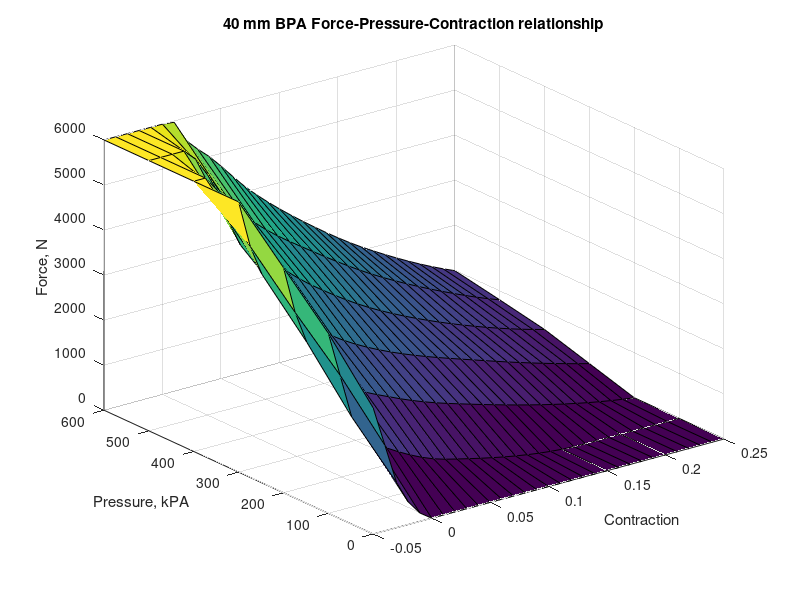
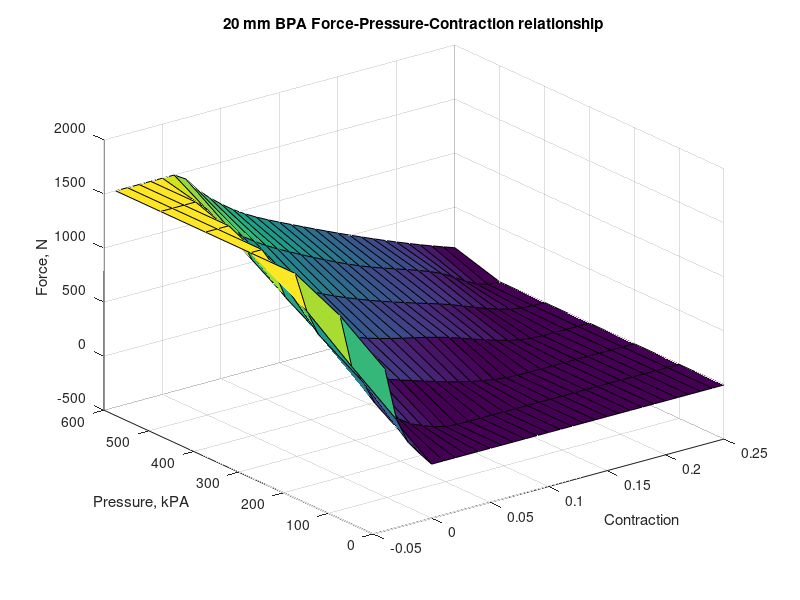

Write MATLAB code to recreate these figures, in order.
%% Create Festo force lookup tables based on their datasheets
X = linspace(0,600,7); %Pressure for interpolation

%% 40mm dia BPA
Y1 = linspace(-0.05,0.25,31);   %Contraction percent for interpolation
FestoLookup40 = zeros(size(X,2),size(Y1,2));
x40_1 = [-0.05 -0.04, -0.03, -.02 0]';
y40_1 = [2800   1900, 1000,   500 0]';   %0 kPa results
x40_2 = [-0.05 -.04  -.03  -0.01   0    0.05 0.17]';
y40_2 = [4000   3000  2000  1300  1100  500     0]';    %100 kPa results
x40_3 = [-0.05 -.03 -.01 0    0.04 0.09 0.25]';
y40_3 = [5000  3200 2500 2100 1500 1000    0]';    %200 kPa results
x40_4 = [-.05 -.03, -.02 .005 0.06 0.16, .25]';
y40_4 = [6000  4250 3900 3000 2000 1000, 300]';    %300 kPa results
x40_5 = [-.05 -.039 -.01 .005 0.05 0.11 0.20 0.25]';
y40_5 = [6000  6000 4300 4000 3000 2000 1000 600]';    %400 kPa results
x40_6 = [-.05 -.02 -.01 .008 0.04 0.09 0.15 0.23 .25]';
y40_6 = [6000 6000 5750 5000 4000 3000 2000 1000 800]';    %500 kPa results
x40_7 = [-.05 .008 0.02 0.04 .075 0.12 .175 0.25]';
y40_7 = [6000 6000 5500 5000 4000 3000 2000  990]';    %620 kPa results
FestoLookup40(1,:) = interp1(x40_1,y40_1,Y1,'pchip',0);
FestoLookup40(2,:) = interp1(x40_2,y40_2,Y1,'pchip',0);
FestoLookup40(3,:) = interp1(x40_3,y40_3,Y1,'pchip',0);
FestoLookup40(4,:) = interp1(x40_4,y40_4,Y1,'pchip',0);
FestoLookup40(5,:) = interp1(x40_5,y40_5,Y1,'pchip',0);
FestoLookup40(6,:) = interp1(x40_6,y40_6,Y1,'pchip',0);
FestoLookup40(7,:) = interp1(x40_7,y40_7,Y1,'pchip',0);

%% 20 mm BPA
Y2 = linspace(-0.04,0.25,30);   %Relative strain range for interpolation
FestoLookup20 = zeros(size(X,2),size(Y2,2));
x20_1 = [-.04 -.03 -.02 -.01 0 .25]';
y20_1 = [1000 500   260  125 0  0 ]';   %0 kPa results
x20_2 = [-.04 -.03 -.02 -.01 0   0.02 0.06 .25]';
y20_2 = [1300 800   625  400 300 125   0     0]';    %100 kPa results
x20_3 = [-.04 -.02 -.01 0.01 .05 .155 .25]';
y20_3 = [1500  875  750  450 250    0   0]';    %200 kPa results
x20_4 = [-.04 -.03 -.01 .01 .04 .12 .21 .25]';
y20_4 = [1500 1500 1000 750 500 250   0   0]';    %300 kPa results
x20_5 = [-.04 -.02    0 0.01 .04 .09 .16 .24 .25]';
y20_5 = [1500 1500 1125 1000 750 500 250   0   0]';    %400 kPa results
x20_6 = [-.04 -.01 0.01 .04 .08 .13 .195 .245 .25]';
y20_6 = [1500 1500 1250 990 750 500  250    0   0]';    %500 kPa results
x20_7 = [-.04 0.01 .035 .065 .11 .25]';
y20_7 = [1500 1500 1250 1000 750 125]';    %620 kPa results
FestoLookup20(1,:) = interp1(x20_1,y20_1,Y2,'pchip',0);
FestoLookup20(2,:) = interp1(x20_2,y20_2,Y2,'pchip',0);
FestoLookup20(3,:) = interp1(x20_3,y20_3,Y2,'pchip',0);
FestoLookup20(4,:) = interp1(x20_4,y20_4,Y2,'pchip',0);
FestoLookup20(5,:) = interp1(x20_5,y20_5,Y2,'pchip',0);
FestoLookup20(6,:) = interp1(x20_6,y20_6,Y2,'pchip',0);
FestoLookup20(7,:) = interp1(x20_7,y20_7,Y2,'pchip',0);

%% Save it
save FestoLookup.mat FestoLookup40 FestoLookup20

%% Plot it
figure
surf(Y1,X,FestoLookup40)
xlabel('Contraction'),ylabel('Pressure, kPA'),zlabel('Force, N')
title('40 mm BPA Force-Pressure-Contraction relationship')

figure
surf(Y2,X,FestoLookup20)
xlabel('Contraction'),ylabel('Pressure, kPA'),zlabel('Force, N')
title('20 mm BPA Force-Pressure-Contraction relationship')
